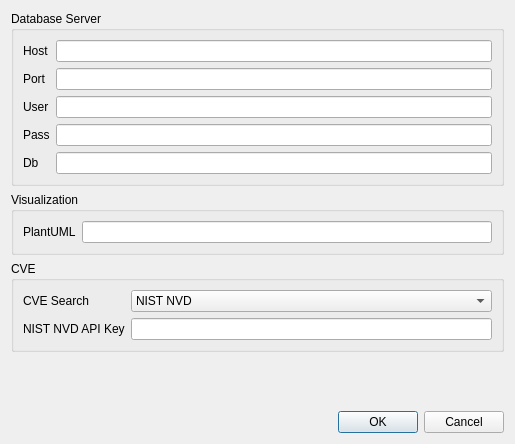
<?xml version="1.0" encoding="UTF-8"?>
<ui version="4.0">
 <class>SettingsDialog</class>
 <widget class="QDialog" name="SettingsDialog">
  <property name="geometry">
   <rect>
    <x>0</x>
    <y>0</y>
    <width>515</width>
    <height>444</height>
   </rect>
  </property>
  <property name="windowTitle">
   <string>Dialog</string>
  </property>
  <layout class="QVBoxLayout" name="verticalLayout">
   <item>
    <widget class="QGroupBox" name="groupBox">
     <property name="title">
      <string>Database Server</string>
     </property>
     <layout class="QGridLayout" name="gridLayout_3">
      <item row="3" column="0">
       <widget class="QLabel" name="label_6">
        <property name="text">
         <string>Pass</string>
        </property>
       </widget>
      </item>
      <item row="0" column="0">
       <widget class="QLabel" name="label">
        <property name="text">
         <string>Host</string>
        </property>
       </widget>
      </item>
      <item row="2" column="0">
       <widget class="QLabel" name="label_5">
        <property name="text">
         <string>User</string>
        </property>
       </widget>
      </item>
      <item row="2" column="2">
       <widget class="QLineEdit" name="userEdit"/>
      </item>
      <item row="0" column="2">
       <widget class="QLineEdit" name="hostEdit"/>
      </item>
      <item row="1" column="2">
       <widget class="QLineEdit" name="portEdit"/>
      </item>
      <item row="3" column="2">
       <widget class="QLineEdit" name="passEdit"/>
      </item>
      <item row="1" column="0">
       <widget class="QLabel" name="label_2">
        <property name="text">
         <string>Port</string>
        </property>
       </widget>
      </item>
      <item row="4" column="2">
       <widget class="QLineEdit" name="dbEdit"/>
      </item>
      <item row="4" column="0">
       <widget class="QLabel" name="label_8">
        <property name="text">
         <string>Db</string>
        </property>
       </widget>
      </item>
     </layout>
    </widget>
   </item>
   <item>
    <widget class="QGroupBox" name="groupBox_2">
     <property name="title">
      <string>Visualization</string>
     </property>
     <layout class="QGridLayout" name="gridLayout_2">
      <item row="0" column="0">
       <widget class="QLabel" name="label_3">
        <property name="text">
         <string>PlantUML</string>
        </property>
       </widget>
      </item>
      <item row="0" column="1">
       <widget class="QLineEdit" name="plantUmlPathEdit"/>
      </item>
     </layout>
    </widget>
   </item>
   <item>
    <widget class="QGroupBox" name="groupBox_3">
     <property name="title">
      <string>CVE</string>
     </property>
     <layout class="QGridLayout" name="gridLayout">
      <item row="0" column="1">
       <widget class="QComboBox" name="cveSearchCombo">
        <item>
         <property name="text">
          <string>NIST NVD</string>
         </property>
        </item>
        <item>
         <property name="text">
          <string>Mitre CVE</string>
         </property>
        </item>
       </widget>
      </item>
      <item row="0" column="0">
       <widget class="QLabel" name="label_4">
        <property name="text">
         <string>CVE Search</string>
        </property>
       </widget>
      </item>
      <item row="1" column="0">
       <widget class="QLabel" name="label_7">
        <property name="text">
         <string>NIST NVD API Key</string>
        </property>
       </widget>
      </item>
      <item row="1" column="1">
       <widget class="QLineEdit" name="apiKeyNVDLineEdit"/>
      </item>
     </layout>
    </widget>
   </item>
   <item>
    <spacer name="verticalSpacer">
     <property name="orientation">
      <enum>Qt::Vertical</enum>
     </property>
     <property name="sizeHint" stdset="0">
      <size>
       <width>20</width>
       <height>40</height>
      </size>
     </property>
    </spacer>
   </item>
   <item>
    <widget class="QDialogButtonBox" name="buttonBox">
     <property name="orientation">
      <enum>Qt::Horizontal</enum>
     </property>
     <property name="standardButtons">
      <set>QDialogButtonBox::Cancel|QDialogButtonBox::Ok</set>
     </property>
    </widget>
   </item>
  </layout>
 </widget>
 <resources/>
 <connections>
  <connection>
   <sender>buttonBox</sender>
   <signal>accepted()</signal>
   <receiver>SettingsDialog</receiver>
   <slot>accept()</slot>
   <hints>
    <hint type="sourcelabel">
     <x>248</x>
     <y>254</y>
    </hint>
    <hint type="destinationlabel">
     <x>157</x>
     <y>274</y>
    </hint>
   </hints>
  </connection>
  <connection>
   <sender>buttonBox</sender>
   <signal>rejected()</signal>
   <receiver>SettingsDialog</receiver>
   <slot>reject()</slot>
   <hints>
    <hint type="sourcelabel">
     <x>316</x>
     <y>260</y>
    </hint>
    <hint type="destinationlabel">
     <x>286</x>
     <y>274</y>
    </hint>
   </hints>
  </connection>
 </connections>
</ui>
